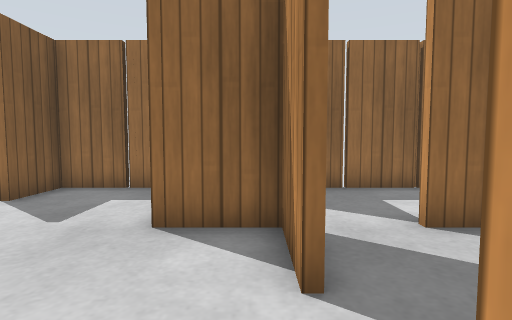
[1] (above)

24 first-person views from a walk through a robot-simulator world made for Gazebo. The camera is 0.68 m above the floor, tilts 4° down and sees 80° across. The floor is counted in squares, 0.5 m on a side. Each view is taken from the middle of a square. On the plan, view 1 faces up. The plan holds only what a view shows up to about 14 squares ahead; the rest is blank. Gazebo's built-in surfaces are drawn with simple patterns.

[2]
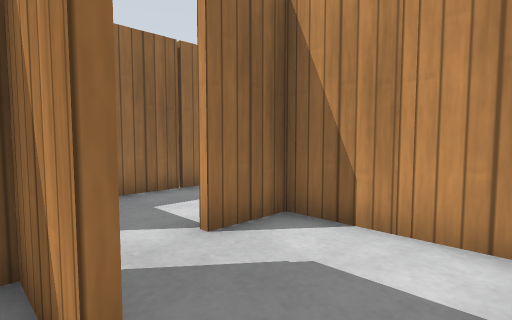

[3]
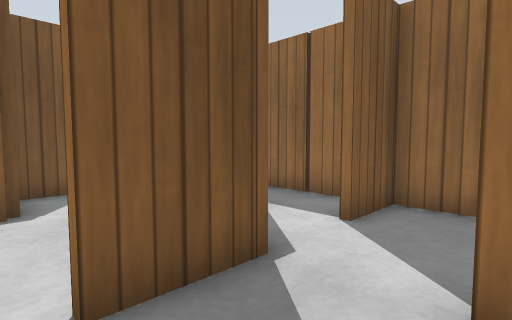

[4]
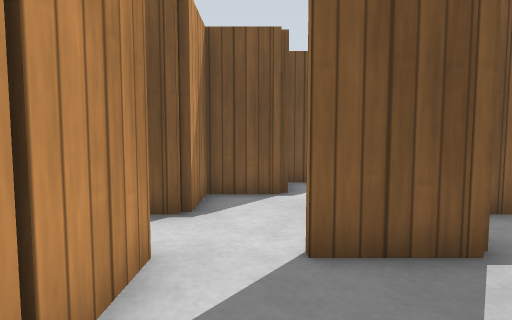

[5]
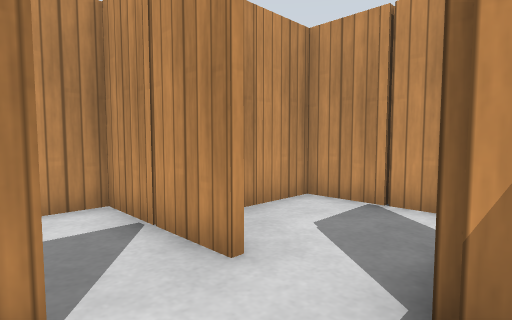

[6]
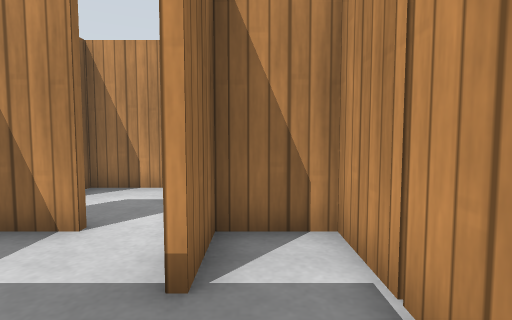

[7]
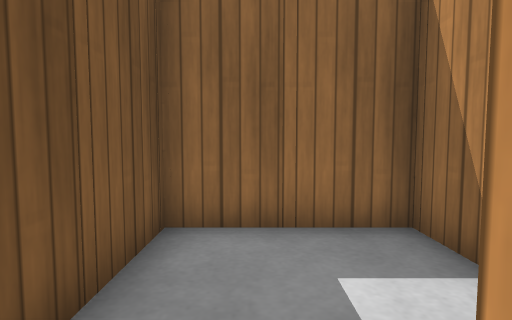

[8]
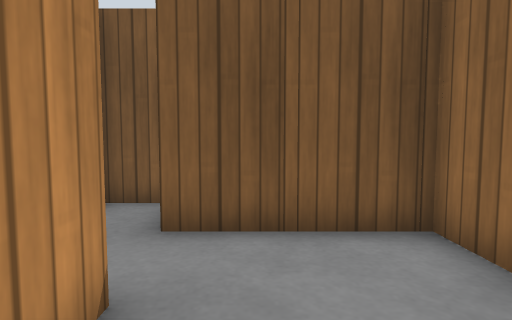

[9]
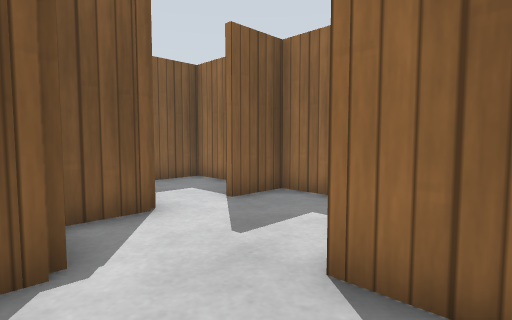

[10]
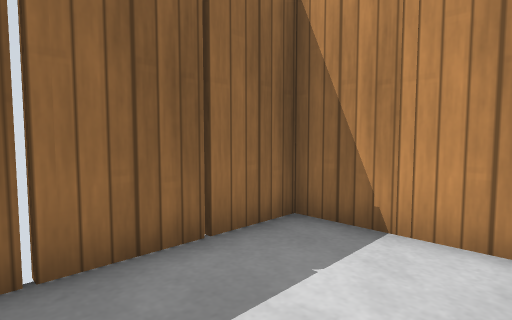

[11]
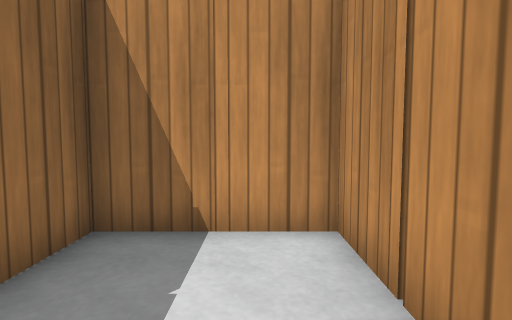

[12]
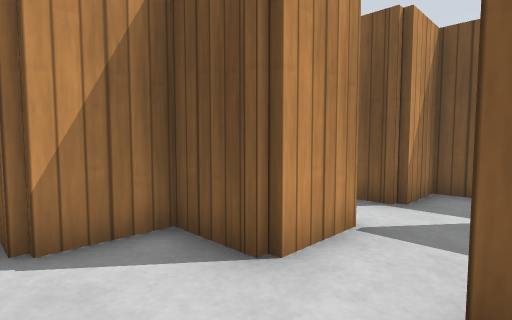

[13]
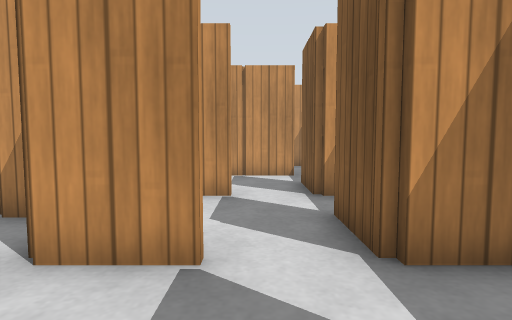

[14]
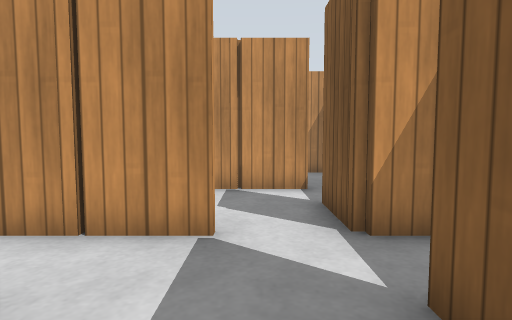

[15]
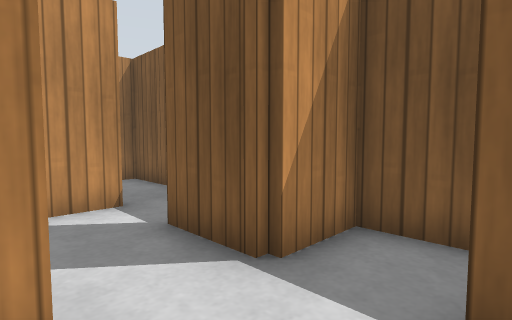

[16]
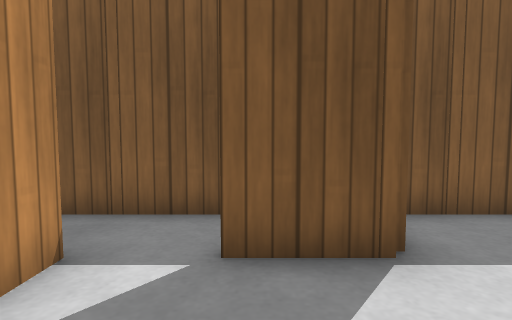

[17]
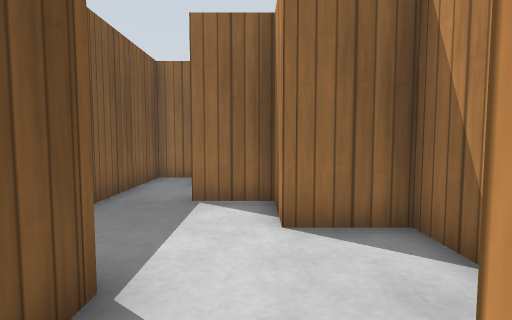

[18]
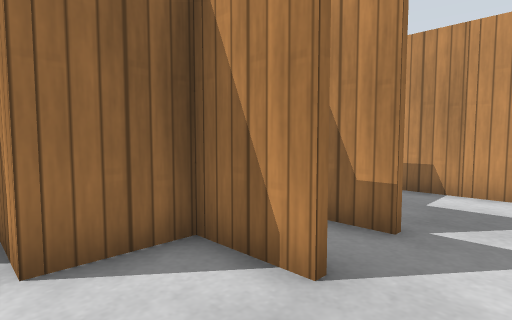

[19]
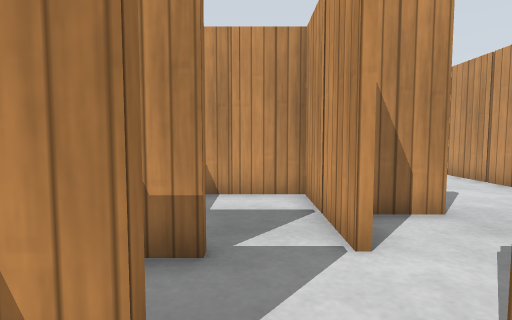

[20]
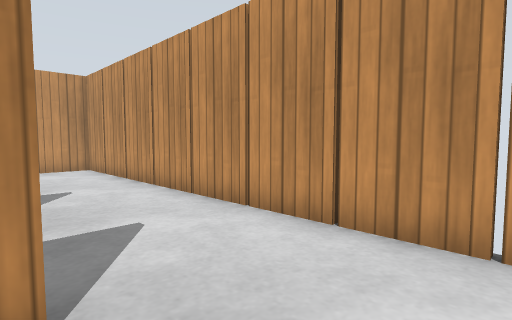

[21]
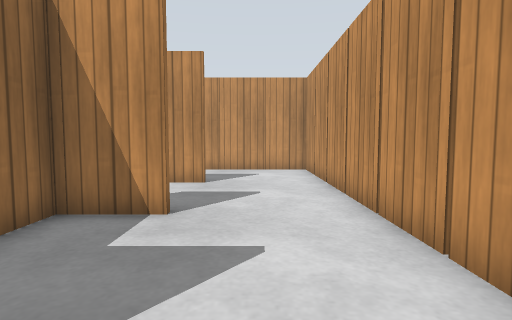

[22]
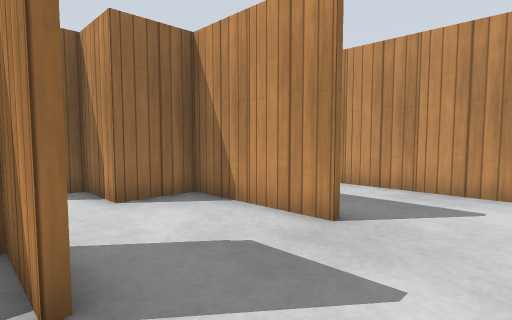

[23]
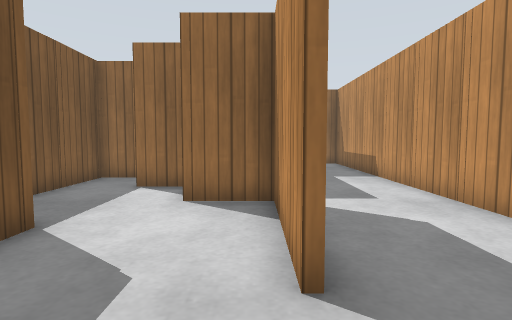

[24]
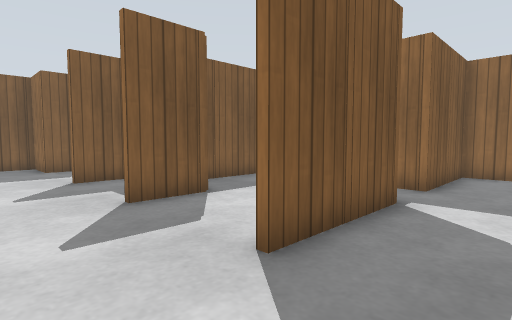

### Floor plan
Key: @ floor where view 1 was taken; # wall or solid block; . floor; P wooden post; O other object.
Columns run from 12 left of view 1 to 11 right of it. Each row starts with its distance up from view 1.
  9    ##  ##P#P ##P#P##
  8    #.. #.....#.....#
  7    #...#.....#.....#
  6 #..........P.......P
  5  ##..##....##..##P##
  4 #.#P..#P....#P...P
  3 P..#...##....#...#
  2 #.......#P.......P
  1 P##..##P###..##P##
  0 #.#P.. P..#P@..P
 -1 P..#...#...#...#   P# .#
 -2 #..... P.......P   P...P
 -3 P..##P# .## #P#    #...#
 -4 #....P.....P P.    P...P
 -5 P....## #P## #.## ##...#
 -6 #......P.   .P...P.....P
 -7  ##....#.#...#...##....#
 -8    P.........P....#P...P
 -9     .##..##P###....#...#
-10     . # ... ..#P...P...P
-11     #O# ...#...#...#...#
-12      P.................P
-13      #.................#
-14         ...............P
-15         #P#P#P#P#P#P#P##
-16         ###

Where each view was taken, in squares from view 1:
view 1: 0 up, 0 right, facing up
view 2: 1 up, 0 right, facing up-right
view 3: 2 up, 3 right, facing up-left
view 4: 2 up, 4 right, facing left
view 5: 3 up, 2 left, facing down-right
view 6: 4 down, 6 left, facing right
view 7: 4 down, 4 left, facing up
view 8: 2 down, 1 left, facing left
view 9: 2 up, 0 right, facing up-left
view 10: 5 up, 2 right, facing up-right
view 11: 6 up, 2 right, facing right
view 12: 7 up, 3 left, facing down-left
view 13: 8 up, 8 left, facing down
view 14: 5 up, 8 left, facing down
view 15: 3 up, 7 left, facing down-left
view 16: 1 down, 6 left, facing left
view 17: 10 down, 8 left, facing up
view 18: 9 down, 8 left, facing up-right
view 19: 8 down, 7 left, facing right
view 20: 11 down, 4 left, facing down-right
view 21: 13 down, 3 left, facing right
view 22: 14 down, 2 right, facing up-right
view 23: 14 down, 6 right, facing up
view 24: 14 down, 9 right, facing up-left
